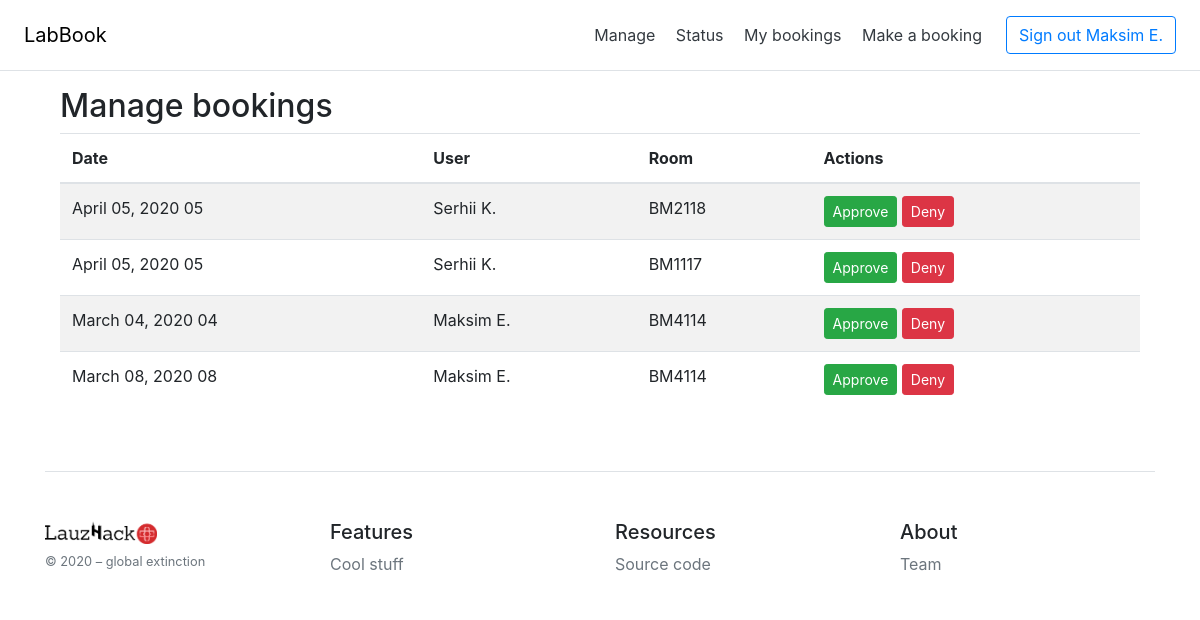
Page /manage/ (signed in) on the earlier database version.
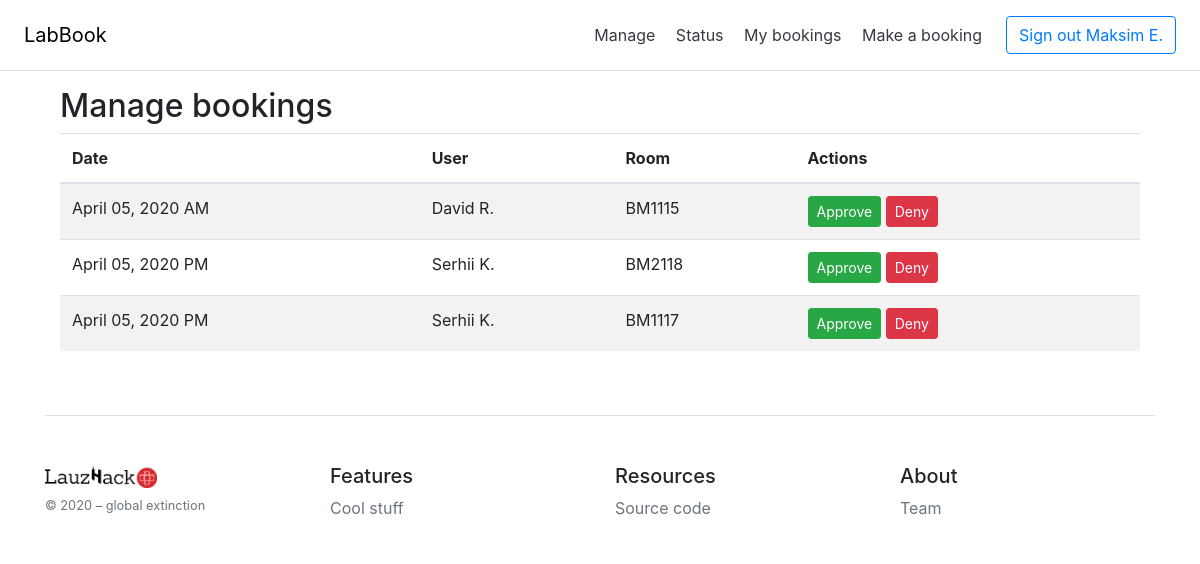
Same page on the later database version.
### app/models.py (models this page shows, shortened)
class BaseModel(Model):
    class Meta:
        database = db

class Booking(BaseModel):
    id = IntegerField(primary_key=True)
    when = CharField()
    status = CharField()
    who = ForeignKeyField(User, to_field='id', related_name="user")
    room = ForeignKeyField(Room, to_field='id', related_name="room")

class User(UserMixin, BaseModel):
    id = IntegerField(primary_key=True)
    email = CharField(index=True, unique=True)
    name = CharField(index=True)
    password_hash = CharField()

class Room(BaseModel):
    id = IntegerField(primary_key=True)
    name = CharField(index=True, unique=True)
    floor = IntegerField()
    building = CharField()

### app/routes.py (the view)
@login_required
@app.route('/manage/')
def manage():
    bookings = get_pending_bookings()
    return render_template('manage.html', bookings=bookings, user_name=current_user.name, prettify_when=prettify_when)

### app/database.py (called while the page is built)
def get_pending_bookings(sort_by='booking_id'):
    query = Booking.select().where(Booking.status == 'pending')
    if sort_by == 'when':
        query_sorted = query.order_by(Booking.when)
    else:
        query_sorted = query
    pending_bookings = [model_to_dict(c) for c in query_sorted]
    return pending_bookings

def prettify_date(date):
    return datetime.strptime(date, '%Y-%m-%d').strftime('%B %d, %Y')

def prettify_when(when):
    date = '-'.join(when.split('-')[0:3])
    return prettify_date(date)+" "+when.split('-')[-1]

### app/models.py (called while the page is built)
@login.user_loader
def load_user(id):
    return User.select().where(User.id==int(id)).get()

### app/templates/manage.html (shortened to what this page needs)
{% extends 'base.html' %}
{% block content %}
<div class="container">
    <div class="row">
        <div class="col-md-12">
            <h2>Manage bookings</h2>
            {% if not bookings %}
                <p>There are no requested bookings.</p>
            {% else %}
                <table class="table table-striped">
                    <thead>
                        <tr>
                            <th>Date</th>
                            <th>User</th>
                            <th>Room</th>
                            <th>Actions</th>
                        </tr>
                    </thead>
                    <tbody>
                        {% for booking in bookings %}
                            <tr>
                                <td>{{prettify_when(booking['when'])}}</td>
                                <td>{{ booking['who']['name'] }}</td>
                                <td>{{ booking['room']['name'] }}</td>
                                <td>
                                    <a type="button" class="btn btn-success btn-sm" href="/approve-booking/{{booking['id']}}/">Approve</a>
                                    <a type="button" class="btn btn-danger btn-sm" href="/deny-booking/{{booking['id']}}/">Deny</a>
                                </td>
                            </tr>
                        {% endfor %}
                    </tbody>
                </table>
            {% endif %}
        </div>
    </div>
</div>
{% endblock %}

Differences in the rows shown:
removed Booking: when "March 04, 2020 04", who.name "Maksim E.", room.name "BM4114"
removed Booking: when "March 08, 2020 08", who.name "Maksim E.", room.name "BM4114"
now on this page (row edited): Booking: when "April 05, 2020 AM", who.name "David R.", room.name "BM1115"
changed Booking "BM2118": when "April 05, 2020 05" → "April 05, 2020 PM"
changed Booking "BM1117": when "April 05, 2020 05" → "April 05, 2020 PM"
